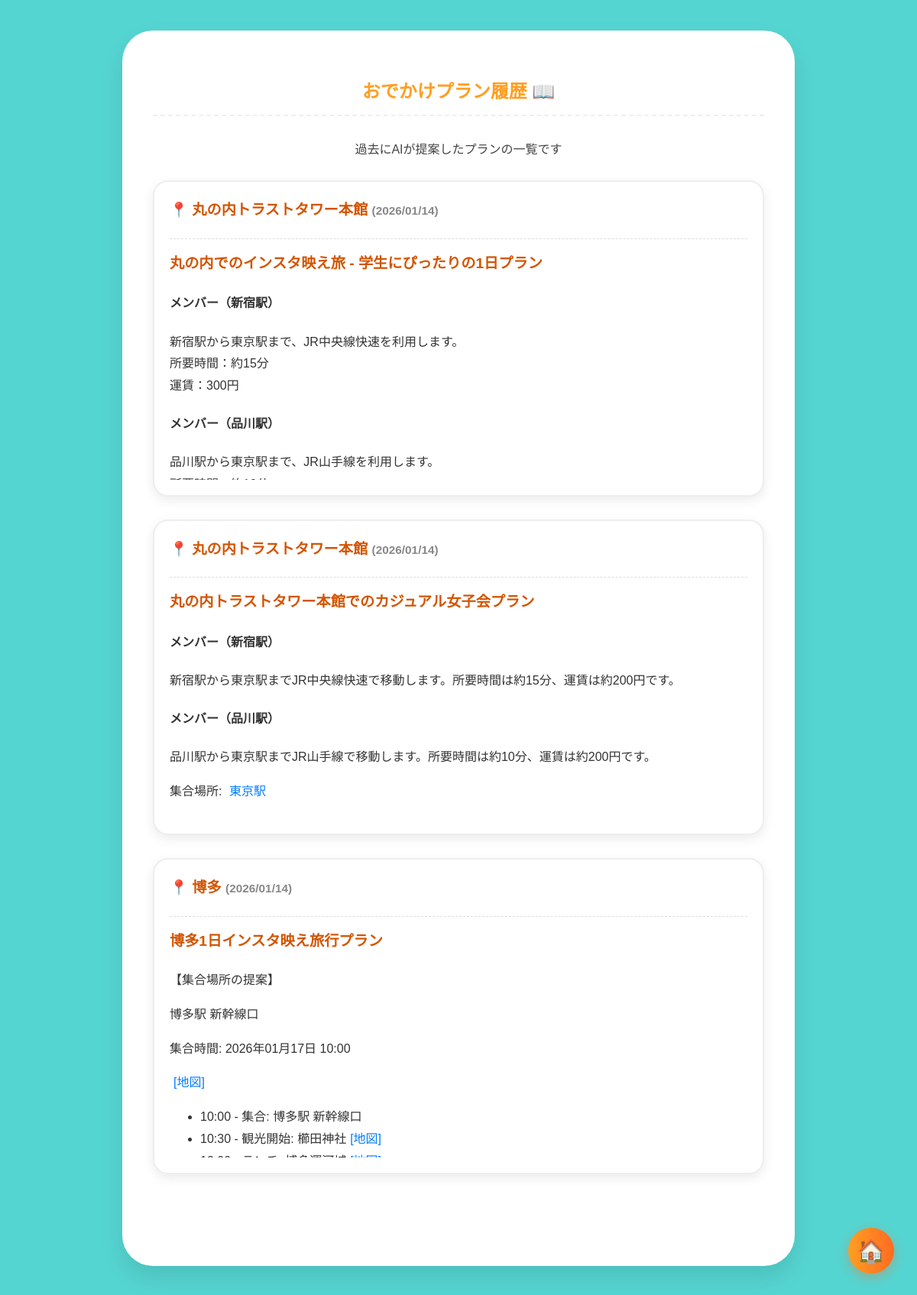
The app's page /history with its own data.
### app.py (models this page shows)
class SearchHistory(db.Model):
    id = db.Column(db.Integer, primary_key=True)
    destination = db.Column(db.String(100), nullable=False)
    plan_result = db.Column(db.Text, nullable=False)
    created_at = db.Column(db.DateTime, default=datetime.now)

### app.py (the view)
@app.route('/history')
def history():
    histories = SearchHistory.query.order_by(
        SearchHistory.created_at.desc()
    ).all()
    return render_template('history.html', histories=histories)

### templates/history.html (shortened to what this page needs)
<!DOCTYPE html>
<html lang="ja">
<head>
    <link rel="stylesheet" href="{{ url_for('static', filename='style.css') }}">
</head>
<body>
    <div class="container">
        <h2>おでかけプラン履歴 📖</h2>
        <p style="text-align:center; margin-bottom:30px;">過去にAIが提案したプランの一覧です</p>
        {% for item in histories %}
        <div class="result-box">
            <h3>📍 {{ item.destination }} <span style="font-size:0.8em; color:#888;">({{ item.created_at.strftime('%Y/%m/%d') }})</span></h3>
            <hr style="border:none; border-top:1px dashed #ddd; margin:15px 0;">
            <div style="max-height: 300px; overflow-y: auto;">
                {{ item.plan_result | safe }}
            </div>
        </div>
        {% else %}
            <p style="text-align:center;">まだ履歴がありません。</p>
        {% endfor %}
        <div style="height: 50px;"></div>
    </div>
    <a href="/" id="home-btn" title="トップに戻る">🏠</a>
</body>
</html>

### static/style.css (style rules this page uses)
body { margin: 0; padding: 0; font-family: 'Noto Sans JP', sans-serif; background-color: #55d5d2; display: flex; justify-content: center; align-items: center; min-height: 100vh; }
.result-box { background: #f0ffff; border-left: 8px solid #ff9e22; padding: 25px; border-radius: 20px; text-align: left; line-height: 1.8; color: #333; margin-bottom: 40px; box-shadow: 0 5px 15px rgba(0,0,0,0.08); }

### templates/history.html (style rules this page uses)
body { font-family: 'Noto Sans JP', sans-serif; background-color: #55d5d2; color: #444; margin: 0; padding: 40px 20px; min-height: 100vh; }
.container { background-color: white; padding: 40px; border-radius: 40px; box-shadow: 0 15px 30px rgba(0,0,0,0.1); max-width: 800px; margin: 0 auto; }
h2 { text-align: center; color: #ff9e22; border-bottom: 2px dashed #eee; padding-bottom: 15px; margin-bottom: 30px; }
.result-box { background: #fff; border: 2px solid #eee; padding: 20px; border-radius: 20px; transition: transform 0.2s; margin-bottom: 30px; }
.result-box h3 { margin-top: 0; color: #d35400; font-size: 1.2em; }
#home-btn { position: fixed; bottom: 30px; right: 30px; width: 60px; height: 60px; background: linear-gradient(90deg, #ff9e22 0%, #ff6b22 100%); color: white; display: flex; justify-content: center; align-items: center; border-radius: 50%; text-decoration: none; font-size: 30px; box-shadow: 0 5px 15px rgba(255, 107, 34, 0.4); z-index: 999; transition: all 0.3s; }

### records on screen
SearchHistory: destination "丸の内トラストタワー本館", created_at "2026/01/14", plan_result "丸の内でのインスタ映え旅 - 学生にぴったりの1日プラン メンバー（新宿駅） 新宿駅から東京駅まで、JR中央線快速を利用します。 所要時間：約15分 運賃：300円 メンバー（品川駅） 品川駅から東京駅まで、JR山手線を利用します。"
SearchHistory: destination "丸の内トラストタワー本館", created_at "2026/01/14", plan_result "丸の内トラストタワー本館でのカジュアル女子会プラン メンバー（新宿駅） 新宿駅から東京駅までJR中央線快速で移動します。所要時間は約15分、運賃は約200円です。 メンバー（品川駅） 品川駅から東京駅までJR山手線で移動します。所要時間は約10分、運賃は約200円です。 集合場所: 東京駅"
SearchHistory: destination "博多", created_at "2026/01/14", plan_result "博多1日インスタ映え旅行プラン 【集合場所の提案】 博多駅 新幹線口 集合時間: 2026年01月17日 10:00 [地図] 10:00 - 集合: 博多駅 新幹線口 10:30 - 観光開始: 櫛田神社 [地図]"
